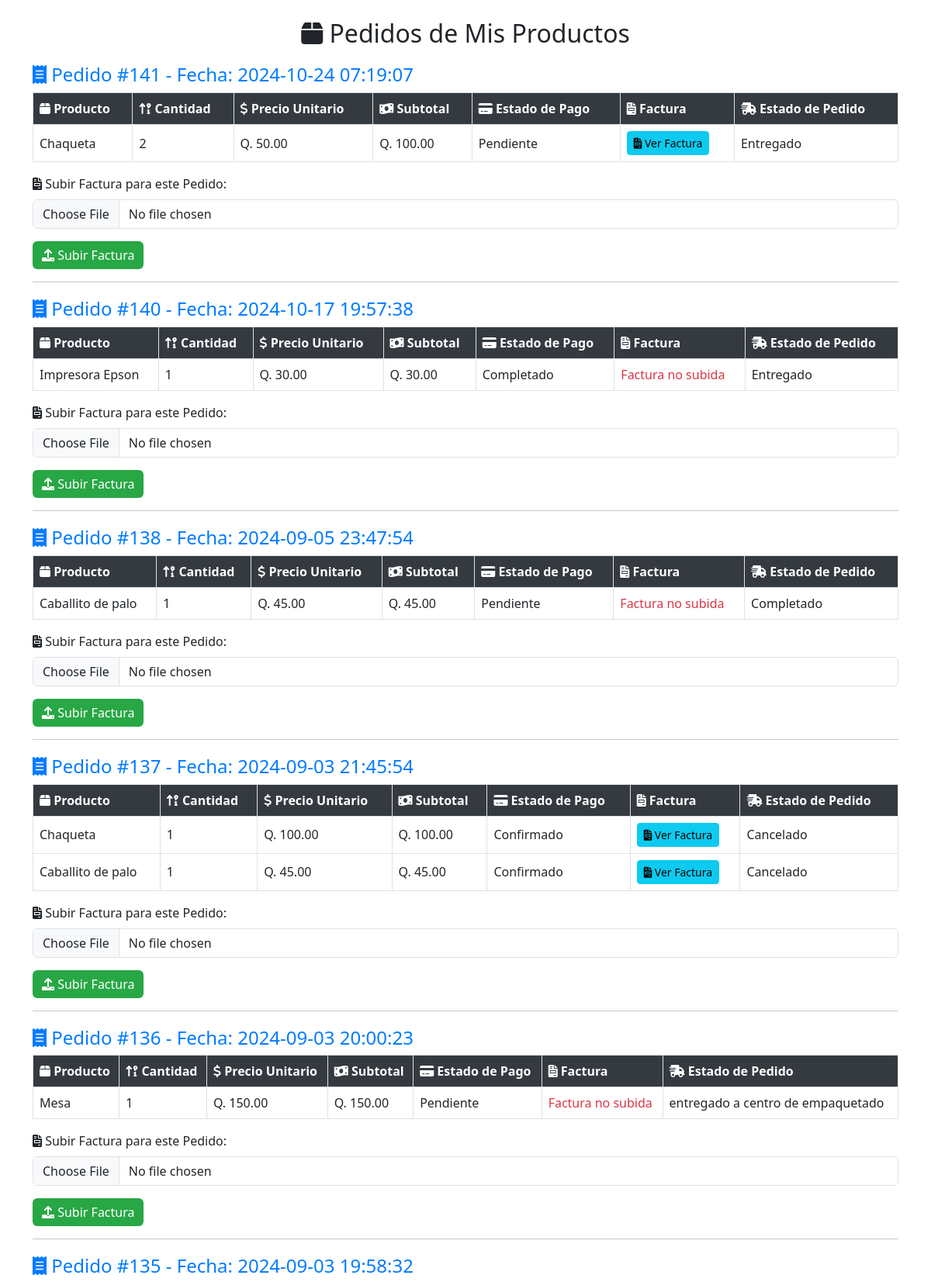
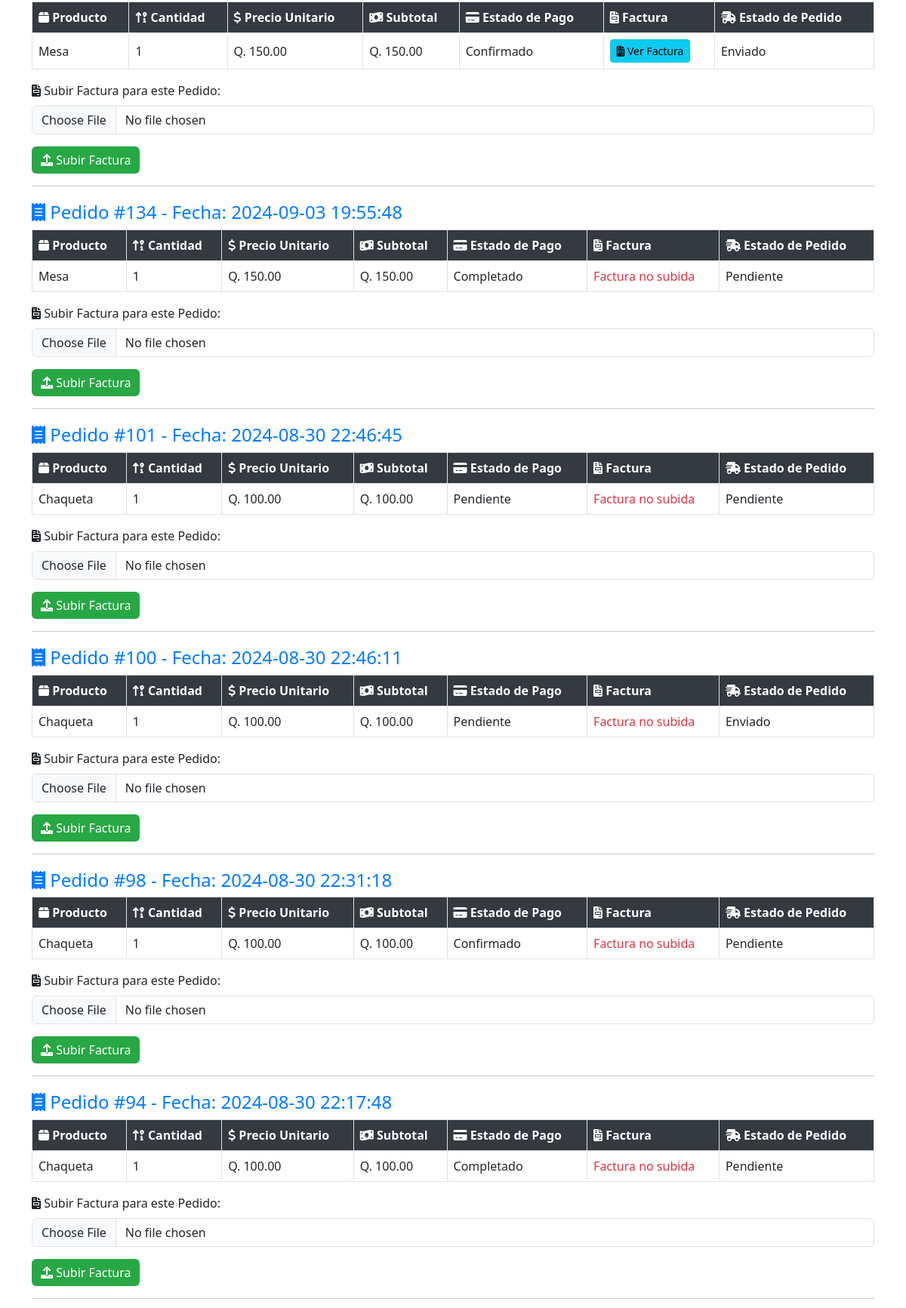
Screenshot of /public/emprendedor/ver_pedidos.php (signed in, upper part) with the database file from the repository (2 pictures, top to bottom).
### tables this page shows
CREATE TABLE `detalle_pedido` (
  `id_detalle_pedido` int(11) NOT NULL AUTO_INCREMENT,
  `id_pedido` int(11) NOT NULL,
  `id_producto` int(11) NOT NULL,
  `id_emprendedor` int(11) NOT NULL,
  `cantidad` int(11) NOT NULL,
  `precio_unitario` decimal(10,2) NOT NULL,
  `subtotal` decimal(10,2) NOT NULL,
  `nombre_producto` varchar(255) DEFAULT NULL,
  `factura_emprendedor` varchar(255) DEFAULT NULL,
  `descuento_aplicado` decimal(5,2) DEFAULT 0.00,
  PRIMARY KEY (`id_detalle_pedido`)
);

CREATE TABLE `pedido` (
  `id_pedido` int(11) NOT NULL AUTO_INCREMENT,
  `id_cliente` int(11) NOT NULL,
  `id_vendedor` int(11) DEFAULT NULL,
  `fecha_pedido` datetime NOT NULL,
  `fecha_limite` datetime DEFAULT NULL,
  `estado_pedido` varchar(50) NOT NULL,
  `direccion_envio` text DEFAULT NULL,
  `telefono_contacto` varchar(20) DEFAULT NULL,
  PRIMARY KEY (`id_pedido`)
);

CREATE TABLE `pago` (
  `id_pago` int(11) NOT NULL AUTO_INCREMENT,
  `id_pedido` int(11) DEFAULT NULL,
  `metodo_pago` varchar(255) DEFAULT NULL,
  `monto` decimal(10,2) NOT NULL,
  `fecha_pago` timestamp NOT NULL DEFAULT current_timestamp(),
  `estado_pago` varchar(50) DEFAULT NULL,
  `imagen_comprobante` varchar(255) DEFAULT NULL,
  `id_factura` int(11) DEFAULT NULL,
  PRIMARY KEY (`id_pago`),
  KEY `fk_pago_pedido` (`id_pedido`),
  KEY `fk_pago_factura` (`id_factura`),
  CONSTRAINT `fk_pago_factura` FOREIGN KEY (`id_factura`) REFERENCES `factura` (`id_factura`) ON DELETE SET NULL,
  CONSTRAINT `fk_pago_pedido` FOREIGN KEY (`id_pedido`) REFERENCES `pedido` (`id_pedido`) ON DELETE CASCADE
);

### public/emprendedor/ver_pedidos.php (the view, shortened to what this page needs)
<?php
$database = new Database();
$db = $database->getConnection();
$id_emprendedor = $_SESSION['id_emprendedor'];
$query = "
    SELECT
        p.id_pedido,
        p.fecha_pedido,
        dp.id_producto,
        dp.nombre_producto,
        dp.cantidad,
        dp.precio_unitario,
        dp.subtotal,
        pa.estado_pago,
        p.estado_pedido,
        dp.factura_emprendedor
    FROM
        detalle_pedido dp
    JOIN
        pedido p ON dp.id_pedido = p.id_pedido
    JOIN
        pago pa ON p.id_pedido = pa.id_pedido
    WHERE
        dp.id_emprendedor = :id_emprendedor
    ORDER BY
        p.fecha_pedido DESC, p.id_pedido ASC";
$stmt = $db->prepare($query);
$stmt->bindParam(':id_emprendedor', $id_emprendedor);
$stmt->execute();
$pedidos = $stmt->fetchAll(PDO::FETCH_ASSOC);
?>
<!DOCTYPE html>
<html lang="es">
<head>
    <link href="https://cdn.jsdelivr.net/npm/bootstrap@5.3.0/dist/css/bootstrap.min.css" rel="stylesheet">
    <link rel="stylesheet" href="https://cdnjs.cloudflare.com/ajax/libs/font-awesome/6.0.0-beta3/css/all.min.css">
</head>
<body>
    <div class="container mt-4">
        <h2><i class="fas fa-box"></i> Pedidos de Mis Productos</h2>
        <?php if (empty($pedidos)): ?>
            <script>
                Swal.fire({
                    icon: 'info',
                    title: 'Sin pedidos',
                    text: 'No tienes pedidos pendientes.',
                    confirmButtonText: 'Aceptar'
                });
            </script>
        <?php else: ?>
            <div class="scroll-container">
                <?php
                $pedido_actual = null;
                foreach ($pedidos as $pedido):
                    if ($pedido_actual !== $pedido['id_pedido']):
                        if ($pedido_actual !== null):
                            echo '</tbody></table>';
                            echo '<form action="subir_factura.php" method="POST" enctype="multipart/form-data">
                                    <input type="hidden" name="id_pedido" value="' . htmlspecialchars($pedido_actual) . '">
                                    <div class="mb-3">
                                        <label for="factura" class="form-label"><i class="fas fa-file-invoice"></i> Subir Factura para este Pedido:</label>
                                        <input type="file" class="form-control" id="factura" name="factura" required>
                                    </div>
                                    <button type="submit" class="btn btn-success"><i class="fas fa-upload"></i> Subir Factura</button>
                                </form><hr>';
                        endif;
                        $pedido_actual = $pedido['id_pedido'];
                ?>
                        <h4><i class="fas fa-receipt"></i> Pedido #<?php echo htmlspecialchars($pedido['id_pedido']); ?> - Fecha: <?php echo htmlspecialchars($pedido['fecha_pedido']); ?></h4>
                        <table class="table table-bordered">
                            <thead>
                                <tr>
                                    <th><i class="fas fa-box"></i> Producto</th>
                                    <th><i class="fas fa-sort-numeric-up-alt"></i> Cantidad</th>
                                    <th><i class="fas fa-dollar-sign"></i> Precio Unitario</th>
                                    <th><i class="fas fa-money-bill-wave"></i> Subtotal</th>
                                    <th><i class="fas fa-credit-card"></i> Estado de Pago</th>
                                    <th><i class="fas fa-file-invoice"></i> Factura</th>
                                    <th><i class="fas fa-shipping-fast"></i> Estado de Pedido</th>
                                </tr>
                            </thead>
                            <tbody>
                            <?php endif; ?>
                            <tr>
                                <td><?php echo htmlspecialchars($pedido['nombre_producto']); ?></td>
                                <td><?php echo htmlspecialchars($pedido['cantidad']); ?></td>
                                <td>Q. <?php echo number_format($pedido['precio_unitario'], 2); ?></td>
                                <td>Q. <?php echo number_format($pedido['subtotal'], 2); ?></td>
                                <td><?php echo htmlspecialchars($pedido['estado_pago']); ?></td>
                                <td>
                                    <?php if (!empty($pedido['factura_emprendedor'])): ?>
                                        <a href="../../uploads/facturas_emprendedores/<?php echo htmlspecialchars($pedido['factura_emprendedor']); ?>" target="_blank" class="btn btn-info btn-sm">
                                            <i class="fas fa-file-invoice"></i> Ver Factura
                                        </a>
                                    <?php else: ?>
                                        <span class="text-danger">Factura no subida</span>
                                    <?php endif; ?>
                                </td>
                                <td><?php echo htmlspecialchars($pedido['estado_pedido']); ?></td>
                            </tr>
                        <?php
                    endforeach;
                    echo '</tbody></table>';
                        ?>
            </div>
        <?php endif; ?>
    </div>
</body>
</html>

### public/emprendedor/ver_pedidos.php (style rules this page uses)
h2 { text-align: center; margin-bottom: 20px; }
h4 { color: #007bff; margin-top: 20px; }
.table th, .table td { vertical-align: middle; }
.table thead th { background-color: #343a40; color: white; }
.btn-success { background-color: #28a745; border: none; }

### rows the page displays
detalle_pedido: id_pedido.id_pedido "141", id_pedido.fecha_pedido "2024-10-24 07:19:07", nombre_producto "Chaqueta", cantidad "2", precio_unitario "50.00", subtotal "100.00", pago.estado_pago "Pendiente", id_pedido.estado_pedido "Entregado"
detalle_pedido: id_pedido.id_pedido "140", id_pedido.fecha_pedido "2024-10-17 19:57:38", nombre_producto "Impresora Epson", cantidad "1", precio_unitario "30.00", subtotal "30.00", pago.estado_pago "Completado", shows "Factura no subida", id_pedido.estado_pedido "Entregado"
detalle_pedido: id_pedido.id_pedido "138", id_pedido.fecha_pedido "2024-09-05 23:47:54", nombre_producto "Caballito de palo", cantidad "1", precio_unitario "45.00", subtotal "45.00", pago.estado_pago "Pendiente", shows "Factura no subida", id_pedido.estado_pedido "Completado"
detalle_pedido: id_pedido.id_pedido "137", id_pedido.fecha_pedido "2024-09-03 21:45:54", nombre_producto "Chaqueta", cantidad "1", precio_unitario "100.00", subtotal "100.00", pago.estado_pago "Confirmado", id_pedido.estado_pedido "Cancelado"
detalle_pedido: nombre_producto "Caballito de palo", cantidad "1", precio_unitario "45.00", subtotal "45.00", pago.estado_pago "Confirmado", id_pedido.estado_pedido "Cancelado"
detalle_pedido: id_pedido.id_pedido "136", id_pedido.fecha_pedido "2024-09-03 20:00:23", nombre_producto "Mesa", cantidad "1", precio_unitario "150.00", subtotal "150.00", pago.estado_pago "Pendiente", shows "Factura no subida", id_pedido.estado_pedido "entregado a centro de empaquetado"
detalle_pedido: id_pedido.id_pedido "135", id_pedido.fecha_pedido "2024-09-03 19:58:32", nombre_producto "Mesa", cantidad "1", precio_unitario "150.00", subtotal "150.00", pago.estado_pago "Confirmado", id_pedido.estado_pedido "Enviado"
detalle_pedido: id_pedido.id_pedido "134", id_pedido.fecha_pedido "2024-09-03 19:55:48", nombre_producto "Mesa", cantidad "1", precio_unitario "150.00", subtotal "150.00", pago.estado_pago "Completado", shows "Factura no subida", id_pedido.estado_pedido "Pendiente"
detalle_pedido: id_pedido.id_pedido "101", id_pedido.fecha_pedido "2024-08-30 22:46:45", nombre_producto "Chaqueta", cantidad "1", precio_unitario "100.00", subtotal "100.00", pago.estado_pago "Pendiente", shows "Factura no subida", id_pedido.estado_pedido "Pendiente"
detalle_pedido: id_pedido.id_pedido "100", id_pedido.fecha_pedido "2024-08-30 22:46:11", nombre_producto "Chaqueta", cantidad "1", precio_unitario "100.00", subtotal "100.00", pago.estado_pago "Pendiente", shows "Factura no subida", id_pedido.estado_pedido "Enviado"
detalle_pedido: id_pedido.id_pedido "98", id_pedido.fecha_pedido "2024-08-30 22:31:18", nombre_producto "Chaqueta", cantidad "1", precio_unitario "100.00", subtotal "100.00", pago.estado_pago "Confirmado", shows "Factura no subida", id_pedido.estado_pedido "Pendiente"
detalle_pedido: id_pedido.id_pedido "94", id_pedido.fecha_pedido "2024-08-30 22:17:48", nombre_producto "Chaqueta", cantidad "1", precio_unitario "100.00", subtotal "100.00", pago.estado_pago "Completado", shows "Factura no subida", id_pedido.estado_pedido "Pendiente"
